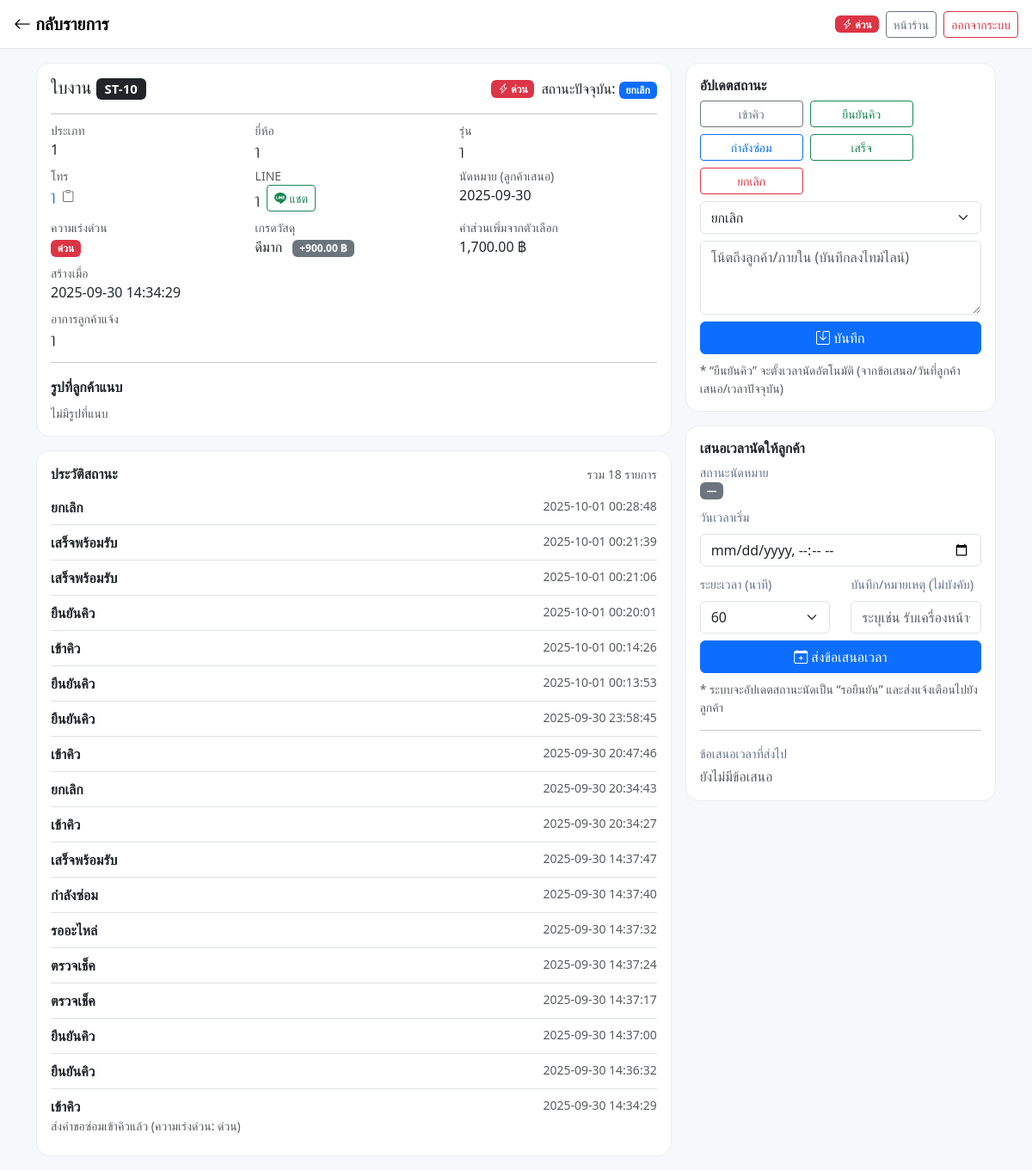
/Home/admin/service_ticket_detail.php?id=10 (signed in), run on the app's committed database.
### tables this page shows
CREATE TABLE `service_tickets` (
  `id` bigint(20) UNSIGNED NOT NULL,
  `user_id` bigint(20) UNSIGNED NOT NULL,
  `device_type` varchar(100) DEFAULT NULL,
  `brand` varchar(100) DEFAULT NULL,
  `model` varchar(100) DEFAULT NULL,
  `urgency` enum('normal','urgent') DEFAULT 'normal',
  `issue` text DEFAULT NULL,
  `line_id` varchar(100) DEFAULT NULL,
  `phone` varchar(30) DEFAULT NULL,
  `desired_date` date DEFAULT NULL,
  `scheduled_at` datetime DEFAULT NULL,
  `schedule_status` enum('none','proposed','confirmed') NOT NULL DEFAULT 'none',
  `image_path` varchar(255) DEFAULT NULL,
  `status` enum('queued','diagnose','pricing','repairing','done','returned','cancelled') DEFAULT 'queued',
  `created_at` timestamp NOT NULL DEFAULT current_timestamp(),
  `updated_at` timestamp NULL DEFAULT NULL ON UPDATE current_timestamp(),
  `parts_grade` enum('used','standard','premium') NOT NULL DEFAULT 'standard',
  `parts_grade_surcharge` decimal(10,2) NOT NULL DEFAULT 0.00,
  `ext_warranty_months` tinyint(3) UNSIGNED NOT NULL DEFAULT 0,
  `ext_warranty_price` decimal(10,2) NOT NULL DEFAULT 0.00,
  `base_warranty_months` tinyint(3) UNSIGNED NOT NULL DEFAULT 1,
  `estimate_total` decimal(10,2) DEFAULT NULL,
  `appointment_start` datetime DEFAULT NULL,
  `appointment_end` datetime DEFAULT NULL,
  `appointment_status` enum('none','pending','confirmed','declined') NOT NULL DEFAULT 'none'
);

CREATE TABLE `service_status_logs` (
  `id` bigint(20) UNSIGNED NOT NULL,
  `ticket_id` bigint(20) UNSIGNED NOT NULL,
  `status` varchar(50) NOT NULL,
  `note` varchar(255) DEFAULT NULL,
  `created_at` timestamp NOT NULL DEFAULT current_timestamp()
);

### Home/admin/service_ticket_detail.php (the view, shortened to what this page needs)
<?php
require __DIR__ . '/../includes/db.php';
function h($s){ return htmlspecialchars((string)($s??''),ENT_QUOTES,'UTF-8'); }
function has_col(mysqli $conn, string $table, string $col): bool {
  $table = preg_replace('/[^a-zA-Z0-9_]/','',$table);
  $col   = preg_replace('/[^a-zA-Z0-9_]/','',$col);
  $q = $conn->query("SHOW COLUMNS FROM `$table` LIKE '$col'");
  return $q && $q->num_rows > 0;
}
function parse_images(?string $raw): array {
  $raw = trim((string)($raw ?? ''));
  if ($raw==='') return [];
  $parts = preg_split('/[;,]+/',$raw);
  return array_values(array_filter(array_map('trim',$parts), fn($x)=>$x!==''));
}
$id = (int)($_GET['id'] ?? 0);
$ticket=null;
if($st=$conn->prepare("SELECT * FROM service_tickets WHERE id=? LIMIT 1")){
  $st->bind_param("i",$id); $st->execute();
  $ticket=$st->get_result()->fetch_assoc(); $st->close();
}
$logs=[];
if($st=$conn->prepare("SELECT id,ticket_id,status,note,created_at FROM service_status_logs WHERE ticket_id=? ORDER BY id DESC")){
  $st->bind_param("i",$id); $st->execute();
  $logs=$st->get_result()->fetch_all(MYSQLI_ASSOC); $st->close();
}
$ticketImages = parse_images($ticket['image_path'] ?? '');
$statuses = [
  'queue'=>'เข้าคิว','confirm'=>'ยืนยันคิว','checking'=>'ตรวจเช็ค','waiting_parts'=>'รออะไหล่',
  'repairing'=>'กำลังซ่อม','done'=>'เสร็จพร้อมรับ','cancelled'=>'ยกเลิก'
];
$urgRaw = strtolower(trim((string)($ticket['urgency'] ?? 'normal')));
if ($urgRaw === '1' || $urgRaw === 'ด่วน' || $urgRaw === 'เร่งด่วน')      $urgKey='urgent';
elseif ($urgRaw === '0' || $urgRaw === ''  || $urgRaw === 'ปกติ')          $urgKey='normal';
elseif (in_array($urgRaw,['urgent','normal'],true))                         $urgKey=$urgRaw;
else                                                                        $urgKey='normal';
$urgLabel = $urgKey==='urgent' ? 'ด่วน' : 'ปกติ';
$urgClass = $urgKey==='urgent' ? 'danger' : 'secondary';
$gradeMap = ['used'=>'มือสอง','standard'=>'ปานกลาง','premium'=>'ดีมาก'];
$statusCol = has_col($conn,'service_tickets','appointment_status')? 'appointment_status'
          : (has_col($conn,'service_tickets','schedule_status') ? 'schedule_status' : null);
$apptStatus  = $statusCol ? ($ticket[$statusCol]?? 'none') : 'none';
$apptBadgeMap= ['none'=>'secondary','pending'=>'warning text-dark','confirmed'=>'success','declined'=>'danger','proposed'=>'info text-dark'];
$apptTextMap = ['none'=>'—','pending'=>'รอยืนยัน','confirmed'=>'ยืนยันแล้ว','declined'=>'ปฏิเสธแล้ว','proposed'=>'เสนอเวลาแล้ว'];
$proposals=[]; $hasProposals = $conn->query("SHOW TABLES LIKE 'schedule_proposals'")->num_rows>0;
if($hasProposals && $st=$conn->prepare("SELECT id,ticket_type,ticket_id,slot_start,slot_end,duration_minutes,status,note,created_at FROM schedule_proposals WHERE ticket_type='repair' AND ticket_id=? ORDER BY id DESC")){
  $st->bind_param('i',$id); $st->execute();
  $proposals=$st->get_result()->fetch_all(MYSQLI_ASSOC);
}
?><!doctype html>
<html lang="th">
<head>
  <link href="https://cdn.jsdelivr.net/npm/bootstrap@5.3.2/dist/css/bootstrap.min.css" rel="stylesheet">
  <link href="https://cdn.jsdelivr.net/npm/bootstrap-icons/font/bootstrap-icons.css" rel="stylesheet">
</head>
<body>
<nav class="navbar navbar-light bg-white border-bottom sticky-top">
  <div class="container-fluid px-3">
    <a href="service_tickets.php" class="navbar-brand fw-bold"><i class="bi bi-arrow-left"></i> กลับรายการ</a>
    <div class="ms-auto d-flex align-items-center gap-2">
      <span class="badge text-bg-<?= $urgClass ?>"><i class="bi bi-lightning-charge"></i> <?= $urgLabel ?></span>
      <a href="../index.php" class="btn btn-outline-secondary btn-sm">หน้าร้าน</a>
      <a href="../logout.php" class="btn btn-outline-danger btn-sm">ออกจากระบบ</a>
    </div>
  </div>
</nav>
<div class="container py-3">
  <div class="row g-3">
    <div class="col-lg-8">
      <div class="cardx p-3">
        <div class="d-flex justify-content-between align-items-center flex-wrap gap-2">
          <h5 class="mb-0">ใบงาน <span class="badge text-bg-dark">ST-<?= (int)$ticket['id'] ?></span></h5>
          <div class="d-flex align-items-center flex-wrap gap-2">
            <span class="badge text-bg-<?= $urgClass ?>"><i class="bi bi-lightning-charge"></i> <?= $urgLabel ?></span>
            <span>สถานะปัจจุบัน:
              <span class="badge text-bg-primary"><?= h($statuses[$ticket['status']] ?? $ticket['status']) ?></span>
            </span>
          </div>
        </div>
        <hr class="mt-3 mb-2">
        <div class="row g-2">
          <div class="col-md-4"><div class="small text-muted">ประเภท</div><div><?=h($ticket['device_type'])?></div></div>
          <div class="col-md-4"><div class="small text-muted">ยี่ห้อ</div><div><?=h($ticket['brand'])?></div></div>
          <div class="col-md-4"><div class="small text-muted">รุ่น</div><div><?=h($ticket['model'])?></div></div>
          <div class="col-md-4">
            <div class="small text-muted">โทร</div>
            <div class="d-flex align-items-center gap-2">
              <?php $tel = trim((string)($ticket['phone']??'')); ?>
              <a href="<?= $tel? 'tel:'.h($tel):'#' ?>" class="text-decoration-none"><?= h($tel ?: '-') ?></a>
              <?php if($tel): ?><span class="text-muted small copy" data-copy="<?= h($tel) ?>" title="คัดลอก"><i class="bi bi-clipboard"></i></span><?php endif; ?>
            </div>
          </div>
          <div class="col-md-4">
            <div class="small text-muted">LINE</div>
            <div class="d-flex align-items-center gap-2">
              <?php $line = trim((string)($ticket['line_id']??'')); ?>
              <span><?= h($line ?: '-') ?></span>
              <?php if($line): ?><a class="btn btn-outline-success btn-sm" target="_blank" href="https://line.me/ti/p/~<?= urlencode($line) ?>"><i class="bi bi-line"></i> แชต</a><?php endif; ?>
            </div>
          </div>
          <div class="col-md-4"><div class="small text-muted">นัดหมาย (ลูกค้าเสนอ)</div><div><?= h($ticket['desired_date'] ?: '-') ?></div></div>
          <div class="col-md-4">
            <div class="small text-muted">ความเร่งด่วน</div>
            <div><span class="badge text-bg-<?= $urgClass ?>"><?= $urgLabel ?></span></div>
          </div>
          <div class="col-md-4">
            <div class="small text-muted">เกรดวัสดุ</div>
            <div>
              <?= h($gradeMap[$ticket['parts_grade'] ?? 'standard'] ?? '-') ?>
              <?php if(($ticket['parts_grade_surcharge'] ?? 0) > 0): ?>
                <span class="badge text-bg-secondary ms-2">+<?= number_format((float)$ticket['parts_grade_surcharge'],2) ?> ฿</span>
              <?php endif; ?>
            </div>
          </div>
          <div class="col-md-4"><div class="small text-muted">ค่าส่วนเพิ่มจากตัวเลือก</div>
            <div><?= number_format((float)($ticket['estimate_total'] ?? 0),2) ?> ฿</div>
          </div>
          <div class="col-md-8"><div class="small text-muted">สร้างเมื่อ</div><div><?= h($ticket['created_at']) ?></div></div>
          <div class="col-12"><div class="small text-muted">อาการลูกค้าแจ้ง</div><div><?= nl2br(h($ticket['issue'])) ?></div></div>
        </div>
        <hr>
        <div class="fw-semibold mb-2">รูปที่ลูกค้าแนบ</div>
        <?php if (empty($ticketImages)): ?>
          <div class="text-muted small">ไม่มีรูปที่แนบ</div>
        <?php endif; ?>
      </div>
      <div class="cardx p-3 mt-3">
        <div class="d-flex align-items-center justify-content-between">
          <h6 class="fw-bold mb-0">ประวัติสถานะ</h6>
          <div class="text-muted small">รวม <?= number_format(count($logs)) ?> รายการ</div>
        </div>
        <?php if(empty($logs)): ?>
          <div class="text-muted mt-2">ยังไม่มีบันทึก</div>
        <?php else: ?>
          <div class="list-group list-group-flush mt-2">
            <?php foreach($logs as $lg): ?>
              <div class="list-group-item px-0">
                <div class="d-flex justify-content-between">
                  <div>
                    <div class="fw-semibold"><?= h($statuses[$lg['status']] ?? $lg['status']) ?></div>
                    <?php if(!empty($lg['note'])): ?>
                      <div class="small text-muted"><?= nl2br(h($lg['note'])) ?></div>
                    <?php endif; ?>
                  </div>
                  <div class="small text-muted"><?= h($lg['created_at']) ?></div>
                </div>
              </div>
            <?php endforeach; ?>
          </div>
        <?php endif; ?>
      </div>
    </div>
    <div class="col-lg-4">
      <div class="cardx p-3">
        <h6 class="fw-bold">อัปเดตสถานะ</h6>
        <div class="quick-btns d-flex flex-wrap gap-2 mb-2">
          <button class="btn btn-outline-secondary btn-sm js-quick" data-status="queue">เข้าคิว</button>
          <button class="btn btn-outline-success btn-sm js-quick" data-status="confirm">ยืนยันคิว</button>
          <button class="btn btn-outline-primary btn-sm js-quick" data-status="repairing">กำลังซ่อม</button>
          <button class="btn btn-outline-success btn-sm js-quick" data-status="done">เสร็จ</button>
          <button class="btn btn-outline-danger btn-sm js-quick" data-status="cancelled">ยกเลิก</button>
        </div>
        <form id="statusForm" action="service_update_status.php" method="post" class="d-grid gap-2">
          <select class="form-select" name="status" required id="statusSel">
            <?php foreach($statuses as $k=>$v): ?>
              <option value="<?= h($k) ?>" <?= $ticket['status']===$k?'selected':'' ?>><?= h($v) ?></option>
            <?php endforeach; ?>
          </select>
          <textarea class="form-control" name="note" rows="3" placeholder="โน้ตถึงลูกค้า/ภายใน (บันทึกลงไทม์ไลน์)"></textarea>
          <button class="btn btn-primary"><i class="bi bi-save"></i> บันทึก</button>
        </form>
        <div class="small text-muted mt-2">* “ยืนยันคิว” จะตั้งเวลานัดอัตโนมัติ (จากข้อเสนอ/วันที่ลูกค้าเสนอ/เวลาปัจจุบัน)</div>
      </div>
      <div class="cardx p-3 mt-3">
        <h6 class="fw-bold">เสนอเวลานัดให้ลูกค้า</h6>
        <div class="mb-2">
          <div class="smallmuted">สถานะนัดหมาย</div>
          <div class="d-flex align-items-center flex-wrap gap-2">
            <span class="badge bg-<?= $apptBadgeMap[$apptStatus] ?? 'secondary' ?>">
              <?= h($apptTextMap[$apptStatus] ?? $apptStatus) ?>
            </span>
          </div>
        </div>
        <form id="proposalForm" class="row gy-2 align-items-end">
          <div class="col-12">
            <label class="form-label smallmuted">วันเวลาเริ่ม</label>
            <input type="datetime-local" class="form-control" name="slot_start" required>
          </div>
          <div class="col-6">
            <label class="form-label smallmuted">ระยะเวลา (นาที)</label>
            <select class="form-select" name="duration_minutes">
              <option value="60" selected>60</option>
            </select>
          </div>
          <div class="col-6">
            <label class="form-label smallmuted">บันทึก/หมายเหตุ (ไม่บังคับ)</label>
            <input type="text" class="form-control" name="note" placeholder="ระบุเช่น รับเครื่องหน้าร้าน">
          </div>
          <div class="col-12 d-grid">
            <button class="btn btn-primary" id="btnPropose"><i class="bi bi-calendar-plus"></i> ส่งข้อเสนอเวลา</button>
          </div>
          <div class="col-12 small text-muted">
            * ระบบจะอัปเดตสถานะนัดเป็น “รอยืนยัน” และส่งแจ้งเตือนไปยังลูกค้า
          </div>
        </form>
        <hr>
        <div class="smallmuted mb-1">ข้อเสนอเวลาที่ส่งไป</div>
        <?php if(!$hasProposals): ?>
          <div class="text-muted">ไม่มีตารางข้อเสนอในฐานข้อมูล</div>
        <?php elseif(empty($proposals)): ?>
          <div class="text-muted">ยังไม่มีข้อเสนอ</div>
        <?php endif; ?>
      </div>
    </div>
  </div>
</div>
<div class="position-fixed bottom-0 end-0 p-3" style="z-index:1080">
</div>
</body>
</html>

### Home/admin/service_ticket_detail.php (style rules this page uses)
:root { --border:#e9eef5; --muted:#64748b; }
body { background:#f6f8fb }
.cardx { border:1px solid var(--border); border-radius:16px; background:#fff }
.smallmuted { font-size:.9rem;color:var(--muted) }
.quick-btns .btn { min-width:120px }
.copy { cursor:pointer }

### data on the page
service_tickets: urgency "ด่วน", id "10", status "ยกเลิก", device_type "1", brand "ๅ", model "ๅ", phone "ๅ", line "ๅ", desired_date "2025-09-30", parts_grade "ดีมาก", parts_grade_surcharge "900.00", estimate_total "1,700.00", created_at "2025-09-30 14:34:29", issue "ๅ", appointment_status "—"
service_status_logs: status "ยกเลิก", created_at "2025-10-01 00:28:48"
service_status_logs: status "เสร็จพร้อมรับ", created_at "2025-10-01 00:21:39"
service_status_logs: status "เสร็จพร้อมรับ", created_at "2025-10-01 00:21:06"
service_status_logs: status "ยืนยันคิว", created_at "2025-10-01 00:20:01"
service_status_logs: status "เข้าคิว", created_at "2025-10-01 00:14:26"
service_status_logs: status "ยืนยันคิว", created_at "2025-10-01 00:13:53"
service_status_logs: status "ยืนยันคิว", created_at "2025-09-30 23:58:45"
service_status_logs: status "เข้าคิว", created_at "2025-09-30 20:47:46"
service_status_logs: status "ยกเลิก", created_at "2025-09-30 20:34:43"
service_status_logs: status "เข้าคิว", created_at "2025-09-30 20:34:27"
service_status_logs: status "เสร็จพร้อมรับ", created_at "2025-09-30 14:37:47"
service_status_logs: status "กำลังซ่อม", created_at "2025-09-30 14:37:40"
service_status_logs: status "รออะไหล่", created_at "2025-09-30 14:37:32"
service_status_logs: status "ตรวจเช็ค", created_at "2025-09-30 14:37:24"
service_status_logs: status "ตรวจเช็ค", created_at "2025-09-30 14:37:17"
service_status_logs: status "ยืนยันคิว", created_at "2025-09-30 14:37:00"
service_status_logs: status "ยืนยันคิว", created_at "2025-09-30 14:36:32"
service_status_logs: status "เข้าคิว", note "ส่งคำขอซ่อมเข้าคิวแล้ว (ความเร่งด่วน: ด่วน)", created_at "2025-09-30 14:34:29"

### other printed values
count($logs) "18"
